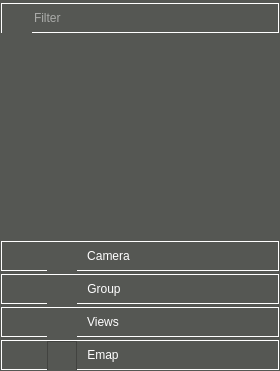
<?xml version="1.0" encoding="UTF-8"?>
<ui version="4.0">
 <class>VSCVidList</class>
 <widget class="QWidget" name="VSCVidList">
  <property name="geometry">
   <rect>
    <x>0</x>
    <y>0</y>
    <width>280</width>
    <height>371</height>
   </rect>
  </property>
  <property name="sizePolicy">
   <sizepolicy hsizetype="Preferred" vsizetype="Preferred">
    <horstretch>0</horstretch>
    <verstretch>0</verstretch>
   </sizepolicy>
  </property>
  <property name="minimumSize">
   <size>
    <width>280</width>
    <height>0</height>
   </size>
  </property>
  <property name="maximumSize">
   <size>
    <width>16777215</width>
    <height>16777215</height>
   </size>
  </property>
  <property name="windowTitle">
   <string/>
  </property>
  <property name="styleSheet">
   <string notr="true">background-color: rgb(85, 87, 83);
color: rgb(255, 255, 255);</string>
  </property>
  <layout class="QVBoxLayout" name="verticalLayout">
   <property name="spacing">
    <number>3</number>
   </property>
   <property name="leftMargin">
    <number>1</number>
   </property>
   <property name="topMargin">
    <number>3</number>
   </property>
   <property name="rightMargin">
    <number>1</number>
   </property>
   <property name="bottomMargin">
    <number>1</number>
   </property>
   <item>
    <widget class="QFrame" name="FrameFilter">
     <property name="minimumSize">
      <size>
       <width>0</width>
       <height>30</height>
      </size>
     </property>
     <property name="maximumSize">
      <size>
       <width>16777215</width>
       <height>30</height>
      </size>
     </property>
     <property name="layoutDirection">
      <enum>Qt::LeftToRight</enum>
     </property>
     <property name="styleSheet">
      <string notr="true"/>
     </property>
     <property name="frameShape">
      <enum>QFrame::Box</enum>
     </property>
     <property name="frameShadow">
      <enum>QFrame::Plain</enum>
     </property>
     <layout class="QHBoxLayout" name="horizontalLayout_4">
      <property name="spacing">
       <number>0</number>
      </property>
      <property name="leftMargin">
       <number>0</number>
      </property>
      <property name="topMargin">
       <number>0</number>
      </property>
      <property name="rightMargin">
       <number>0</number>
      </property>
      <property name="bottomMargin">
       <number>0</number>
      </property>
      <item>
       <widget class="QWidget" name="widget_2" native="true">
        <property name="minimumSize">
         <size>
          <width>30</width>
          <height>30</height>
         </size>
        </property>
        <property name="maximumSize">
         <size>
          <width>30</width>
          <height>30</height>
         </size>
        </property>
        <property name="styleSheet">
         <string notr="true">image: url(:/action/resources/search.png);</string>
        </property>
       </widget>
      </item>
      <item>
       <widget class="QLineEdit" name="filterText">
        <property name="text">
         <string/>
        </property>
        <property name="frame">
         <bool>false</bool>
        </property>
        <property name="placeholderText">
         <string>Filter</string>
        </property>
       </widget>
      </item>
      <item>
       <widget class="QPushButton" name="pbFilterCancel">
        <property name="minimumSize">
         <size>
          <width>30</width>
          <height>30</height>
         </size>
        </property>
        <property name="maximumSize">
         <size>
          <width>30</width>
          <height>30</height>
         </size>
        </property>
        <property name="styleSheet">
         <string notr="true">QPushButton:hover {
border:none;
color:white;
background-color: rgb(85, 170, 255);}
QPushButton:pressed {
background-color: rgb(200, 200, 200);}</string>
        </property>
        <property name="text">
         <string/>
        </property>
        <property name="icon">
         <iconset resource="vscmainwindows.qrc">
          <normaloff>:/action/resources/cancel.png</normaloff>:/action/resources/cancel.png</iconset>
        </property>
        <property name="iconSize">
         <size>
          <width>30</width>
          <height>30</height>
         </size>
        </property>
        <property name="flat">
         <bool>true</bool>
        </property>
       </widget>
      </item>
     </layout>
    </widget>
   </item>
   <item>
    <widget class="QWidget" name="ListWidget" native="true"/>
   </item>
   <item>
    <widget class="VSCVidListFrame" name="pbCamera">
     <property name="minimumSize">
      <size>
       <width>0</width>
       <height>30</height>
      </size>
     </property>
     <property name="maximumSize">
      <size>
       <width>16777215</width>
       <height>30</height>
      </size>
     </property>
     <property name="styleSheet">
      <string notr="true">QWidget:hover {
background-color: rgb(200, 200, 200);}
QWidget:pressed {
background-color: rgb(200, 200, 200);}</string>
     </property>
     <property name="frameShape">
      <enum>QFrame::Box</enum>
     </property>
     <property name="frameShadow">
      <enum>QFrame::Plain</enum>
     </property>
     <layout class="QHBoxLayout" name="horizontalLayout_5">
      <property name="spacing">
       <number>10</number>
      </property>
      <property name="leftMargin">
       <number>45</number>
      </property>
      <property name="topMargin">
       <number>0</number>
      </property>
      <property name="rightMargin">
       <number>0</number>
      </property>
      <property name="bottomMargin">
       <number>0</number>
      </property>
      <item>
       <widget class="QWidget" name="widget_5" native="true">
        <property name="minimumSize">
         <size>
          <width>30</width>
          <height>30</height>
         </size>
        </property>
        <property name="maximumSize">
         <size>
          <width>30</width>
          <height>30</height>
         </size>
        </property>
        <property name="autoFillBackground">
         <bool>false</bool>
        </property>
        <property name="styleSheet">
         <string notr="true">image: url(:/device/resources/camera.png);</string>
        </property>
       </widget>
      </item>
      <item>
       <widget class="QLabel" name="lbRecorder_4">
        <property name="styleSheet">
         <string notr="true"/>
        </property>
        <property name="text">
         <string>Camera</string>
        </property>
        <property name="alignment">
         <set>Qt::AlignCenter</set>
        </property>
       </widget>
      </item>
      <item>
       <spacer name="horizontalSpacer_4">
        <property name="orientation">
         <enum>Qt::Horizontal</enum>
        </property>
        <property name="sizeHint" stdset="0">
         <size>
          <width>40</width>
          <height>20</height>
         </size>
        </property>
       </spacer>
      </item>
     </layout>
    </widget>
   </item>
   <item>
    <widget class="VSCVidListFrame" name="pbGroup">
     <property name="minimumSize">
      <size>
       <width>0</width>
       <height>30</height>
      </size>
     </property>
     <property name="maximumSize">
      <size>
       <width>16777215</width>
       <height>30</height>
      </size>
     </property>
     <property name="styleSheet">
      <string notr="true">QWidget:hover {
background-color: rgb(200, 200, 200);}
QWidget:pressed {
background-color: rgb(200, 200, 200);}</string>
     </property>
     <property name="frameShape">
      <enum>QFrame::Box</enum>
     </property>
     <property name="frameShadow">
      <enum>QFrame::Plain</enum>
     </property>
     <layout class="QHBoxLayout" name="horizontalLayout">
      <property name="spacing">
       <number>10</number>
      </property>
      <property name="leftMargin">
       <number>45</number>
      </property>
      <property name="topMargin">
       <number>0</number>
      </property>
      <property name="rightMargin">
       <number>0</number>
      </property>
      <property name="bottomMargin">
       <number>0</number>
      </property>
      <item>
       <widget class="QWidget" name="widget_4" native="true">
        <property name="minimumSize">
         <size>
          <width>30</width>
          <height>30</height>
         </size>
        </property>
        <property name="maximumSize">
         <size>
          <width>30</width>
          <height>30</height>
         </size>
        </property>
        <property name="autoFillBackground">
         <bool>false</bool>
        </property>
        <property name="styleSheet">
         <string notr="true">image: url(:/device/resources/camgroup.png);</string>
        </property>
       </widget>
      </item>
      <item>
       <widget class="QLabel" name="lbRecorder">
        <property name="styleSheet">
         <string notr="true"/>
        </property>
        <property name="text">
         <string>Group</string>
        </property>
        <property name="alignment">
         <set>Qt::AlignCenter</set>
        </property>
       </widget>
      </item>
      <item>
       <spacer name="horizontalSpacer">
        <property name="orientation">
         <enum>Qt::Horizontal</enum>
        </property>
        <property name="sizeHint" stdset="0">
         <size>
          <width>40</width>
          <height>20</height>
         </size>
        </property>
       </spacer>
      </item>
     </layout>
    </widget>
   </item>
   <item>
    <widget class="VSCVidListFrame" name="pbView">
     <property name="minimumSize">
      <size>
       <width>0</width>
       <height>30</height>
      </size>
     </property>
     <property name="maximumSize">
      <size>
       <width>16777215</width>
       <height>30</height>
      </size>
     </property>
     <property name="styleSheet">
      <string notr="true">QWidget:hover {
background-color: rgb(200, 200, 200);}
QWidget:pressed {
background-color: rgb(200, 200, 200);}</string>
     </property>
     <property name="frameShape">
      <enum>QFrame::Box</enum>
     </property>
     <layout class="QHBoxLayout" name="horizontalLayout_2">
      <property name="spacing">
       <number>10</number>
      </property>
      <property name="leftMargin">
       <number>45</number>
      </property>
      <property name="topMargin">
       <number>0</number>
      </property>
      <property name="rightMargin">
       <number>0</number>
      </property>
      <property name="bottomMargin">
       <number>0</number>
      </property>
      <item>
       <widget class="QWidget" name="widget" native="true">
        <property name="minimumSize">
         <size>
          <width>30</width>
          <height>30</height>
         </size>
        </property>
        <property name="maximumSize">
         <size>
          <width>30</width>
          <height>30</height>
         </size>
        </property>
        <property name="styleSheet">
         <string notr="true">image: url(:/device/resources/view.png);</string>
        </property>
       </widget>
      </item>
      <item>
       <widget class="QLabel" name="lbRecorder_2">
        <property name="styleSheet">
         <string notr="true"/>
        </property>
        <property name="text">
         <string>Views</string>
        </property>
        <property name="alignment">
         <set>Qt::AlignCenter</set>
        </property>
       </widget>
      </item>
      <item>
       <spacer name="horizontalSpacer_2">
        <property name="orientation">
         <enum>Qt::Horizontal</enum>
        </property>
        <property name="sizeHint" stdset="0">
         <size>
          <width>40</width>
          <height>20</height>
         </size>
        </property>
       </spacer>
      </item>
     </layout>
    </widget>
   </item>
   <item>
    <widget class="VSCVidListFrame" name="pbEmap">
     <property name="minimumSize">
      <size>
       <width>0</width>
       <height>30</height>
      </size>
     </property>
     <property name="maximumSize">
      <size>
       <width>16777215</width>
       <height>30</height>
      </size>
     </property>
     <property name="styleSheet">
      <string notr="true">QWidget:hover {
background-color: rgb(200, 200, 200);}
QWidget:pressed {
background-color: rgb(200, 200, 200);}</string>
     </property>
     <property name="frameShape">
      <enum>QFrame::Box</enum>
     </property>
     <layout class="QHBoxLayout" name="horizontalLayout_3">
      <property name="spacing">
       <number>10</number>
      </property>
      <property name="leftMargin">
       <number>45</number>
      </property>
      <property name="topMargin">
       <number>0</number>
      </property>
      <property name="rightMargin">
       <number>0</number>
      </property>
      <property name="bottomMargin">
       <number>0</number>
      </property>
      <item>
       <widget class="QFrame" name="frame_4">
        <property name="minimumSize">
         <size>
          <width>30</width>
          <height>30</height>
         </size>
        </property>
        <property name="maximumSize">
         <size>
          <width>30</width>
          <height>30</height>
         </size>
        </property>
        <property name="styleSheet">
         <string notr="true">image: url(:/action/resources/map.png);</string>
        </property>
        <property name="frameShape">
         <enum>QFrame::StyledPanel</enum>
        </property>
        <property name="frameShadow">
         <enum>QFrame::Raised</enum>
        </property>
       </widget>
      </item>
      <item>
       <widget class="QLabel" name="lbRecorder_3">
        <property name="styleSheet">
         <string notr="true"/>
        </property>
        <property name="text">
         <string>Emap</string>
        </property>
        <property name="alignment">
         <set>Qt::AlignCenter</set>
        </property>
       </widget>
      </item>
      <item>
       <spacer name="horizontalSpacer_3">
        <property name="orientation">
         <enum>Qt::Horizontal</enum>
        </property>
        <property name="sizeHint" stdset="0">
         <size>
          <width>40</width>
          <height>20</height>
         </size>
        </property>
       </spacer>
      </item>
     </layout>
    </widget>
   </item>
  </layout>
 </widget>
 <layoutdefault spacing="0" margin="0"/>
 <customwidgets>
  <customwidget>
   <class>VSCVidListFrame</class>
   <extends>QFrame</extends>
   <header>vscvidlistframe.h</header>
   <container>1</container>
  </customwidget>
 </customwidgets>
 <resources>
  <include location="vscmainwindows.qrc"/>
 </resources>
 <connections/>
</ui>
